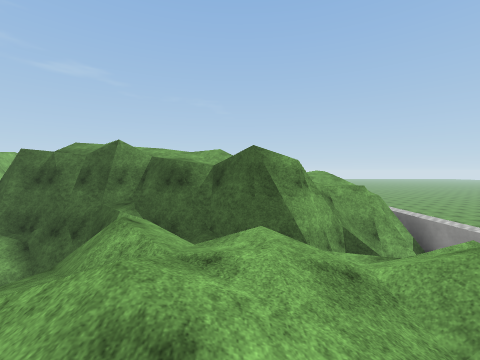
[1] (above)

16 first-person views from a walk through a Unity game level. The camera is 1.4 m above the floor, tilts 2° down and sees 90° across. The floor is counted in squares, 2 m on a side. Each view is taken from the middle of a square. On the plan, view 1 faces up. The plan holds only what a view shows up to about 9 squares ahead; the rest is blank. The place goes on beyond the plan. The player is left out. Surface patterns are stand-ins for the level's own textures.

[2]
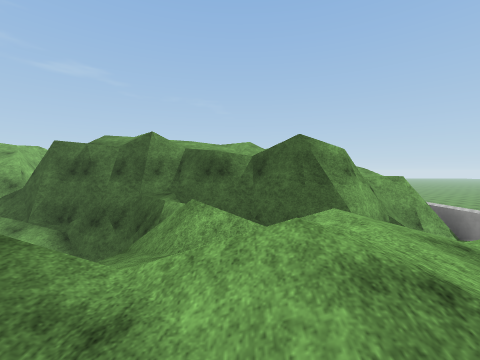

[3]
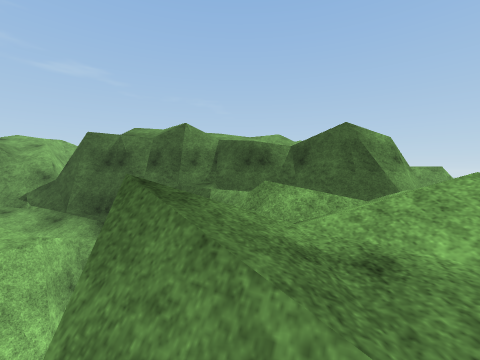

[4]
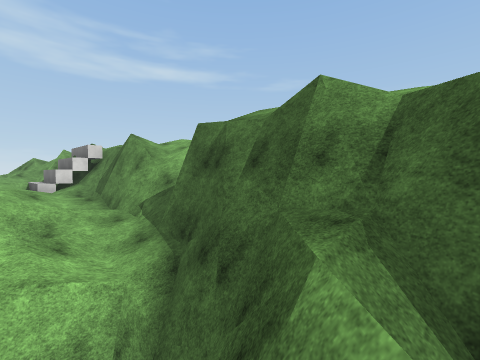

[5]
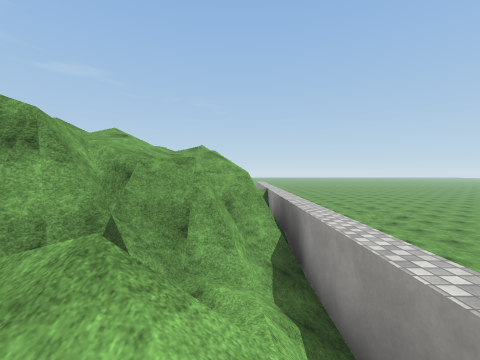

[6]
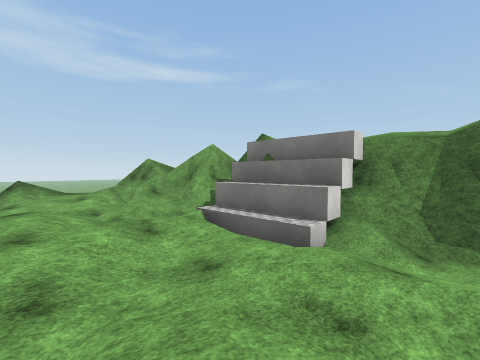

[7]
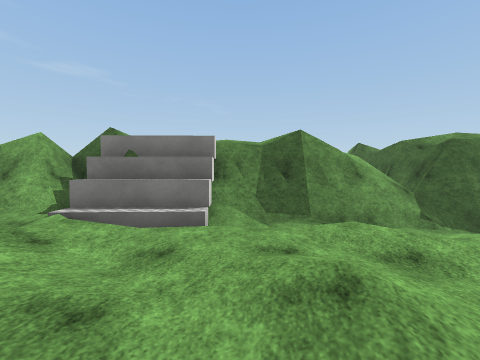

[8]
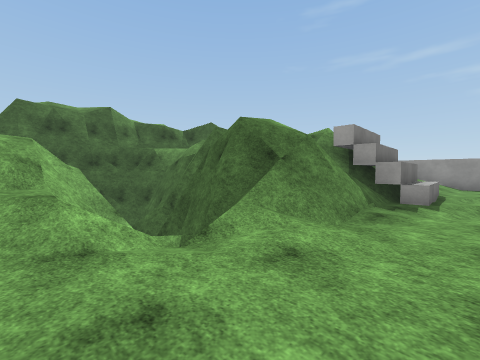

[9]
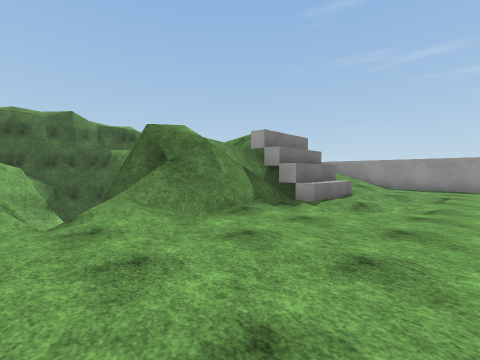

[10]
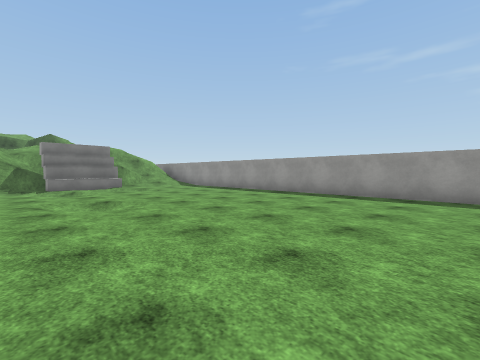

[11]
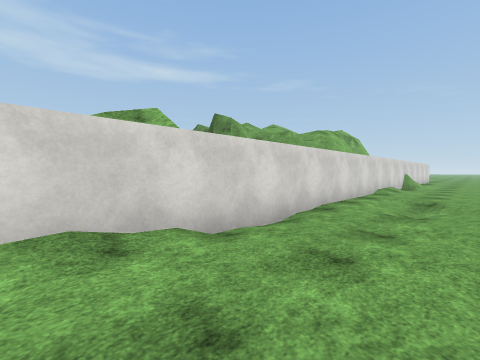

[12]
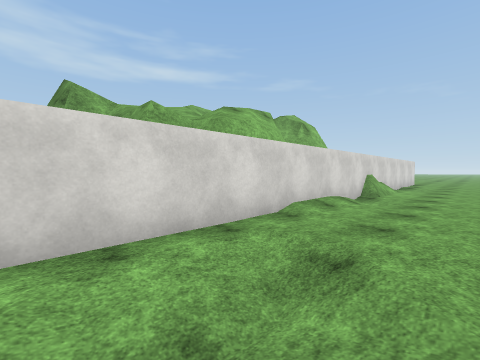

[13]
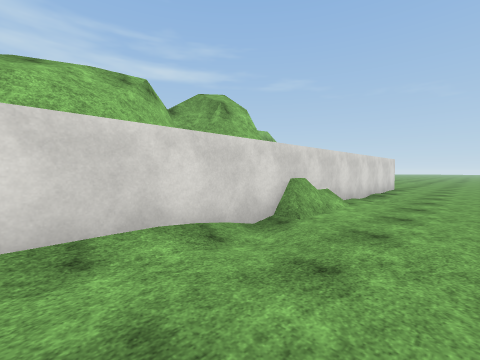

[14]
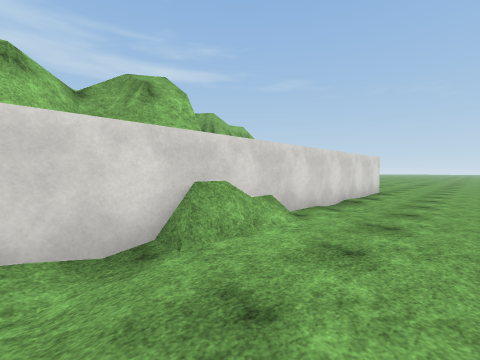

[15]
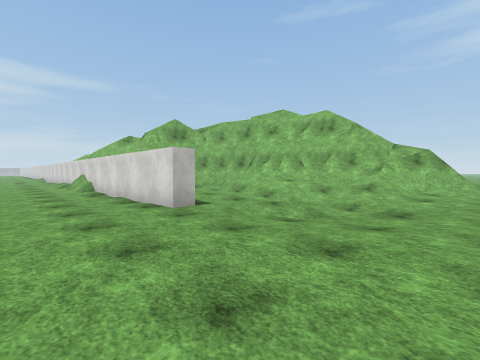

[16]
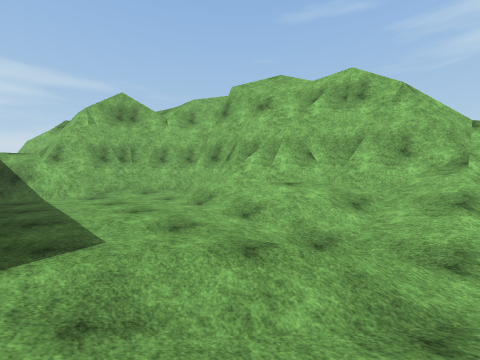

### Floor plan
Key: @ floor where view 1 was taken; # wall or solid block; x gap in a wall; . main floor; - floor 0.25 m lower than the main floor; : floor 3.5 m higher than the main floor; / step, stairs or slope; = window, fence, low wall or low ledge; ^ raised ledge; v drop or lower ground.
Columns run from 19 left of view 1 to 8 right of it. Each row starts with its distance up from view 1.
 23                  //.........
 22                  ##////.....
 21                  ##=/////...
 20                   ##/////...
 19                    #/////...
 18                    ##/.-#...
 17                     #/..#...
 16                     #/..#...
 15                     #/..#/..
 14                     ###.#/..
 13                       ###/..
 12                       ##v=..
 11                      ## v#..
 10             v         ###/..
  9          /vv#          ##/..
  8       /////v#          ##/..
  7    v/ ^####=###       ###...
  6  /##x^^///////#########v#./.
  5  //=/^^///////v##=/###^^#.//
  4 //////////////vvv//  v ^#.//
  3 //////////   /vvv///////^...
  2  // :////   /#xvv///// / /..
  1        /    /#/#v////=   /..
  0             /#/# //@    #/..
 -1             /=/v///v    #/..
 -2             .//=####^//
 -3             ..////##^///
 -4             ...../////..
 -5              .....////..
 -6              ...........
 -7                  .......
 -8                  .//....
 -9                  .//....
-10                  .......
-11                  .......
-12                  .......
-13                  .......
-14                  .......

Positions as (right, up) in squares from view 1, and headings:
1: (0, 0), facing up
2: (-1, 0), facing up
3: (-2, 0), facing up
4: (-2, 4), facing up-left
5: (4, 2), facing up
6: (-11, 2), facing up-left
7: (-12, 1), facing up
8: (-7, -4), facing up-right
9: (-6, -6), facing up-right
10: (-2, -14), facing up-right
11: (8, -1), facing up-left
12: (8, 4), facing up-left
13: (8, 8), facing up-left
14: (8, 10), facing up-left
15: (8, 23), facing down-left
16: (5, 21), facing down-left
